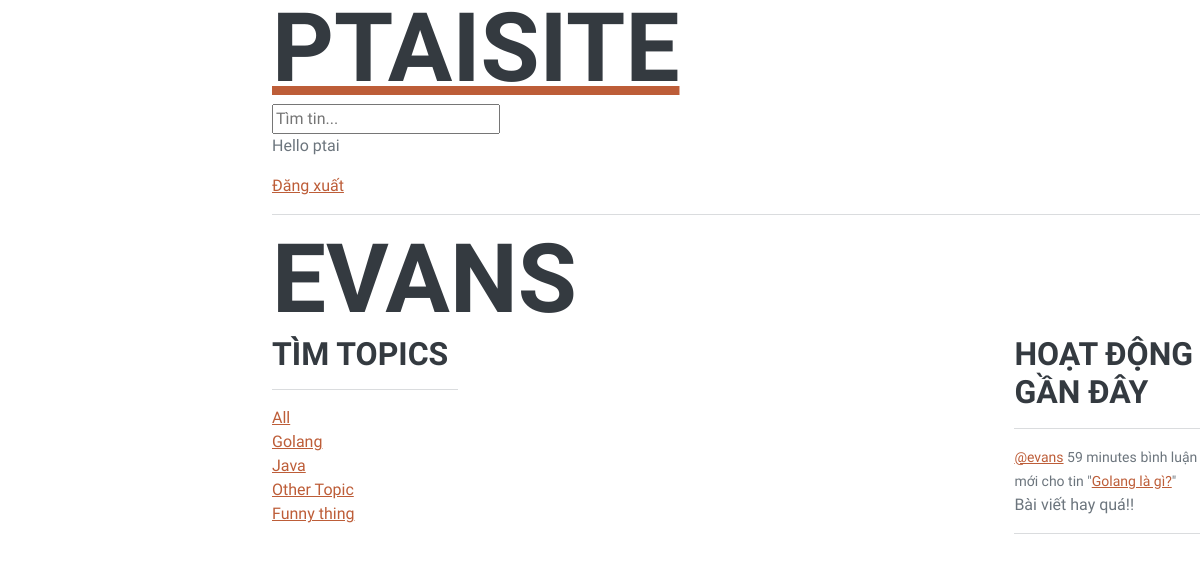
Screenshot of /profile/5/ (signed in) with the database file from the repository.
### base/models.py (models this page shows, shortened)
class Topic(models.Model):
   name = models.CharField(max_length=200)

class Message(models.Model):
    user = models.ForeignKey(User, on_delete=models.CASCADE)
    room = models.ForeignKey(Room, on_delete=models.CASCADE)
    body = models.TextField()
    updated = models.DateTimeField(auto_now = True)
    created = models.DateTimeField(auto_now_add=True)
    def __str__(self):
        return self.body[0:50]

class Room (models.Model):
    name = models.CharField(max_length=200)
    host = models.ForeignKey(User, on_delete=models.SET_NULL, null=True)
    topic = models.ForeignKey(Topic, on_delete=models.SET_NULL, null=True)
    description = models.TextField(null=True, blank=True)
    updated = models.DateTimeField(auto_now = True)
    created = models.DateTimeField(auto_now_add=True)
    paticipants = models.ManyToManyField(User, related_name='paticipants', blank=True)
    class Meta:
        ordering = ['-updated', '-created']
    def __str__(self):
        return self.name

### base/views.py (the view)
# urls.py: path('profile/<str:pk>/', views.userProfile, name="user-profile") ,
def userProfile(request, pk):
    user= User.objects.get(id=pk)
    rooms = user.room_set.all()
    room_messages = user.message_set.all()
    topics = Topic.objects.all()
    context = {'user': user, 'rooms': rooms, 'room_messages': room_messages, 'topics': topics}
    return render(request, 'base/profile.html', context)

### base/templates/base/profile.html (shortened to what this page needs)
{% extends 'main.html'%}
{% block content%}
    <h1>{{user.username}}</h1>
    <div class="profile-cotainer">
        <div>
            {% include 'base/topics_component.html'%}
        </div>
        <div>
        </div>
        <div>
            {% include 'base/activities_component.html'%}
        </div>
    </div>
{% endblock content%}

### templates/navbar.html
<a href="/">
    <h1>PTaiSite</h1>
</a>
<form method="GET" action="{% url 'home' %}">
    <input type="text" name= "q" placeholder="Tìm tin..." />
</form>
{% if request.user.is_authenticated %}
<p>Hello {{request.user}}</p>
<a href="{% url 'logout'%}">Đăng xuất</a>
{% else %}
<a href="{% url 'login'%}">Đăng nhập</a>
{% endif %}
<hr>

### base/templates/base/topics_component.html
{% block content %}
<h3>Tìm Topics</h3>
        <hr>
        <div>
            <a href="{% url 'home' %}">All</a>
        </div>
        {% for topic in topics %}
        <div>
            <a href="{% url 'home' %}?q={{topic.name}}">{{ topic.name }}</a>
        </div>
        {% endfor %}
{% endblock content %}

### base/templates/base/activities_component.html (shortened to what this page needs)
{% block content %}
<h3>Hoạt động gần đây</h3>
        <hr>
        {% for message in room_messages %}
            <div>
                <small><a href="{% url 'user-profile' message.user.id%}">@{{message.user}}</a> {{message.created|timesince}}</small>
                <small> bình luận mới cho tin "<a href="{% url 'room' message.room.id %}">{{message.room}}</a>"</small>
                <p>{{message}}</p>
                <hr>
            </div>
        {% endfor %}
{% endblock content %}

### base/templates/base/profile.html (style rules this page uses)
.profile-cotainer { display: grid; grid-template-columns: 1fr 3fr 1fr; }

### rows the page displays
Topic: name "Golang"
Topic: name "Java"
Topic: name "Other Topic"
Topic: name "Funny thing"
Message: user "evans", created "59 minutes", room "Golang là gì?", body "Bài viết hay quá!!"

### other values shown
{{ request.user }} "ptai"
{{ user.username }} "EVANS"
